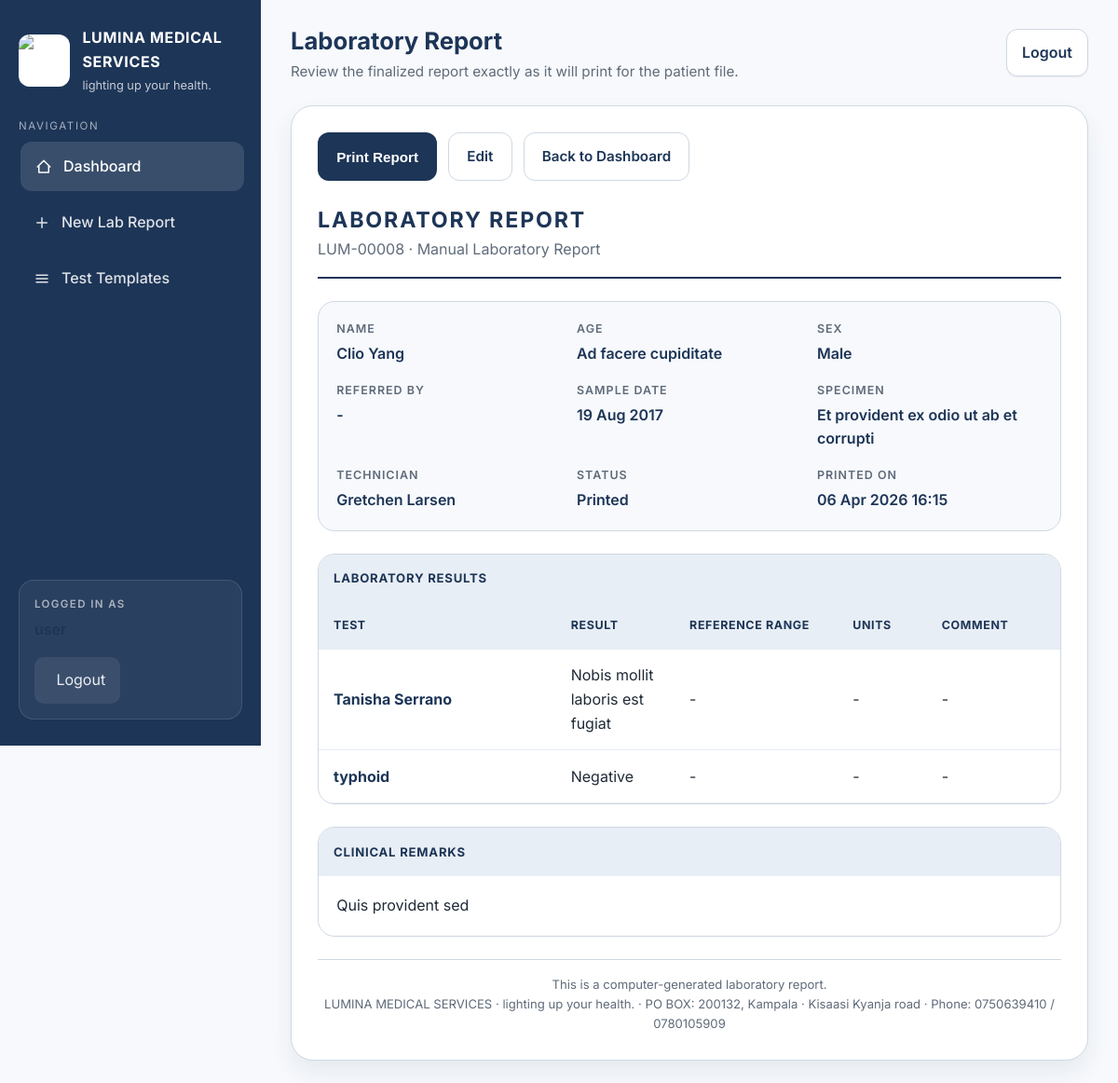
Page /8/ (signed in) on the committed database.
### lab/models.py (models this page shows, shortened)
class LabReport(models.Model):
    profile = models.ForeignKey(
        TestProfile,
        on_delete=models.SET_NULL,
        null=True,
        blank=True,
        related_name='reports',
    )
    patient_name = models.CharField(max_length=200)
    patient_age = models.CharField(max_length=20, help_text="e.g., 22YRS")
    patient_sex = models.CharField(max_length=10, choices=[('M', 'Male'), ('F', 'Female'), ('O', 'Other')])
    referred_by = models.CharField(max_length=150, blank=True)
    sample_date = models.DateField()
    specimen_type = models.CharField(max_length=50, default='BLOOD')
    attendant = models.ForeignKey(settings.AUTH_USER_MODEL, on_delete=models.SET_NULL, null=True, blank=True)
    attendant_name = models.CharField(max_length=100, blank=True, help_text="Lab attendant's name")
    comments = models.TextField(blank=True)
    created_at = models.DateTimeField(auto_now_add=True)
    printed = models.BooleanField(default=False)
    printed_at = models.DateTimeField(null=True, blank=True)
    class Meta:
        ordering = ['-created_at']

class TestResult(models.Model):
    lab_report = models.ForeignKey(LabReport, on_delete=models.CASCADE, related_name='results')
    test = models.ForeignKey(TestCatalog, on_delete=models.CASCADE)
    section_name = models.CharField(max_length=100, blank=True)
    display_order = models.PositiveIntegerField(default=0)
    result_value = models.CharField(max_length=50)
    reference_range = models.CharField(max_length=50, blank=True)
    unit = models.CharField(max_length=20, blank=True)
    comment = models.CharField(max_length=255, blank=True)
    class Meta:
        ordering = ['display_order', 'id']

class TestCatalog(models.Model):
    name = models.CharField(max_length=100, unique=True)
    unit = models.CharField(max_length=20, blank=True)
    display_order = models.IntegerField(default=0)
    class Meta:
        ordering = ['display_order', 'name']

### lab/views.py (the view)
# urls.py: path('<int:pk>/', views.report_detail, name='report_detail'),
@login_required
@staff_required
def report_detail(request, pk):
    report = get_object_or_404(LabReport.objects.select_related('attendant', 'profile'), pk=pk)
    results = report.results.select_related('test').all()
    if request.GET.get('mark_printed'):
        report.printed = True
        report.printed_at = timezone.now()
        report.save(update_fields=['printed', 'printed_at'])
    return render(
        request,
        'lab/report_detail.html',
        {
            'report': report,
            'results': results,
            'result_groups': group_results(report, results),
            'active_nav': 'dashboard',
        },
    )

### lab/views.py (called while the page is built)
def group_results(report, results):
    grouped = []
    for result in results:
        section_name = result.section_name or (report.profile.name if report.profile else 'Laboratory Results')
        if grouped and grouped[-1]['name'] == section_name:
            grouped[-1]['results'].append(result)
        else:
            grouped.append({'name': section_name, 'results': [result]})
    return grouped

### templates/lab/report_detail.html (shortened to what this page needs)
{% extends 'base.html' %}
{% block page_title %}Laboratory Report{% endblock %}
{% block page_subtitle %}Review the finalized report exactly as it will print for the patient file.{% endblock %}
{% block content %}
<div class="report-shell">
    <div class="report-actions no-print">
        <button type="button" class="btn" onclick="window.print()">Print Report</button>
        <a href="{% url 'report_edit' report.pk %}" class="btn btn-secondary">Edit</a>
        <a href="{% url 'report_list' %}" class="btn btn-secondary">Back to Dashboard</a>
    </div>
    <div class="report-header">
        <h2>LABORATORY REPORT</h2>
        <p>LUM-{{ report.id|stringformat:"05d" }} · {{ report.profile.name|default:"Manual Laboratory Report" }}</p>
    </div>
    <div class="patient-grid">
        <div class="patient-card">
            <span class="label">Name</span>
            <span class="value">{{ report.patient_name }}</span>
        </div>
        <div class="patient-card">
            <span class="label">Age</span>
            <span class="value">{{ report.patient_age }}</span>
        </div>
        <div class="patient-card">
            <span class="label">Sex</span>
            <span class="value">{{ report.get_patient_sex_display }}</span>
        </div>
        <div class="patient-card">
            <span class="label">Referred By</span>
            <span class="value">{{ report.referred_by|default:"-" }}</span>
        </div>
        <div class="patient-card">
            <span class="label">Sample Date</span>
            <span class="value">{{ report.sample_date|date:"d M Y" }}</span>
        </div>
        <div class="patient-card">
            <span class="label">Specimen</span>
            <span class="value">{{ report.specimen_type }}</span>
        </div>
        <div class="patient-card">
            <span class="label">Technician</span>
            <span class="value">
                {% with att=report.attendant %}
                    {% if report.attendant_name %}{{ report.attendant_name }}
                    {% elif att %}{{ att.get_full_name|default:att.username }}
                    {% else %}-{% endif %}
                {% endwith %}
            </span>
        </div>
        <div class="patient-card">
            <span class="label">Status</span>
            <span class="value">{% if report.printed %}Printed{% else %}Draft{% endif %}</span>
        </div>
        <div class="patient-card">
            <span class="label">Printed On</span>
            <span class="value">{{ report.printed_at|date:"d M Y H:i"|default:"Not yet printed" }}</span>
        </div>
    </div>
    {% for group in result_groups %}
    <section class="section-block{% if report.profile and report.profile.code == 'cbc' %} paper-section{% endif %}">
        <div class="section-heading">{{ group.name }}</div>
        <div class="results-table-wrap">
            <table class="results-table">
                <thead>
                    <tr>
                        <th style="width: 32%;">Test</th>
                        <th style="width: 16%;">Result</th>
                        <th style="width: 22%;">Reference Range</th>
                        <th style="width: 12%;">Units</th>
                        <th style="width: 18%;">Comment</th>
                    </tr>
                </thead>
                <tbody>
                    {% for result in group.results %}
                    <tr>
                        <td><strong>{{ result.test.name }}</strong></td>
                        <td>{{ result.result_value|default:"-" }}</td>
                        <td>{{ result.reference_range|default:"-" }}</td>
                        <td>{{ result.unit|default:"-" }}</td>
                        <td>{{ result.comment|default:"-" }}</td>
                    </tr>
                    {% endfor %}
                </tbody>
            </table>
        </div>
    </section>
    {% empty %}
    <section class="section-block">
        <div class="section-heading">No Results</div>
        <div style="padding: 1.2rem; color: var(--text-muted);">No test results have been saved for this report yet.</div>
    </section>
    {% endfor %}
    {% if report.comments %}
    <section class="section-block">
        <div class="section-heading">Clinical Remarks</div>
        <div style="padding: 1.2rem;">{{ report.comments }}</div>
    </section>
    {% endif %}
    <div class="footer-note">
        <div>This is a computer-generated laboratory report.</div>
        <div>LUMINA MEDICAL SERVICES · lighting up your health. · PO BOX: 200132, Kampala · Kisaasi Kyanja road · Phone: 0750639410 / 0780105909</div>
    </div>
</div>
{% endblock %}

### templates/base.html (style rules this page uses)
:root { --brand-dark: #1d3557; --brand-dark-2: #27496d; --brand-soft: #e8eef5; --brand-border: #cfd8e3; --surface: #ffffff; --surface-muted: #f7f9fc; --text-main: #1f2a37; --text-muted: #5f6b7a; --danger-soft: #eef2f7; --shadow-sm: 0 1px 2px rgba(17, 24, 39, 0.06); --shadow-md: 0 12px 24px rgba(29, 53, 87, 0.08); --radius: 16px; }
* { box-sizing: border-box; margin: 0; padding: 0; }
body { font-family: 'Inter', sans-serif; background: var(--surface-muted); color: var(--text-main); line-height: 1.6; }
a { color: inherit; }
.btn { display: inline-flex; align-items: center; justify-content: center; gap: 0.5rem; border: 1px solid transparent; border-radius: 12px; padding: 0.8rem 1.2rem; font-size: 0.95rem; font-weight: 600; text-decoration: none; cursor: pointer; background: var(--brand-dark); color: #fff; transition: transform 0.15s ease, background-color 0.2s ease, border-color 0.2s ease; }
.btn-secondary { background: var(--surface); color: var(--brand-dark); border-color: var(--brand-border); }
table { width: 100%; border-collapse: collapse; }
th, td { padding: 0.95rem 1rem; border-bottom: 1px solid #e6ecf3; text-align: left; }
th { color: var(--brand-dark); background: var(--brand-soft); text-transform: uppercase; letter-spacing: 0.05em; font-size: 0.78rem; }

### templates/lab/report_detail.html (style rules this page uses)
.report-shell { display: grid; gap: 1.5rem; }
.report-actions { display: flex; gap: 0.75rem; flex-wrap: wrap; }
.report-header { padding-bottom: 1rem; border-bottom: 2px solid var(--brand-dark); }
.report-header h2 { color: var(--brand-dark); letter-spacing: 0.08em; font-size: 1.45rem; }
.report-header p { color: var(--text-muted); }
.patient-grid { display: grid; grid-template-columns: repeat(3, minmax(0, 1fr)); gap: 1rem; padding: 1.2rem; border: 1px solid var(--brand-border); border-radius: 18px; background: var(--surface-muted); }
.patient-card span { display: block; }
.label { color: var(--text-muted); font-size: 0.78rem; font-weight: 600; text-transform: uppercase; letter-spacing: 0.08em; margin-bottom: 0.25rem; }
.value { color: var(--brand-dark); font-weight: 600; }
.section-block { border: 1px solid var(--brand-border); border-radius: 18px; overflow: hidden; background: var(--surface); }
.results-table-wrap { overflow-x: auto; -webkit-overflow-scrolling: touch; }
.section-heading { padding: 0.95rem 1rem; background: var(--brand-soft); color: var(--brand-dark); font-weight: 700; letter-spacing: 0.06em; text-transform: uppercase; font-size: 0.82rem; }
.results-table td strong { color: var(--brand-dark); }
.results-table td, .results-table th { white-space: normal; }
.footer-note { text-align: center; color: var(--text-muted); font-size: 0.82rem; padding-top: 1rem; border-top: 1px solid var(--brand-border); }

### rows in the picture
LabReport: id "00008", profile.name "Manual Laboratory Report", patient_name "Clio Yang", patient_age "Ad facere cupiditate", patient_sex "Male", referred_by "-", sample_date "19 Aug 2017", specimen_type "Et provident ex odio ut ab et corrupti", attendant_name "Gretchen Larsen", printed_at "06 Apr 2026 16:15", comments "Quis provident sed"
TestResult: test.name "Tanisha Serrano", result_value "Nobis mollit laboris est fugiat", reference_range "-", unit "-", comment "-"
TestResult: test.name "typhoid", result_value "Negative", reference_range "-", unit "-", comment "-"

### other values in the picture
{{ group.name }} "LABORATORY RESULTS"
